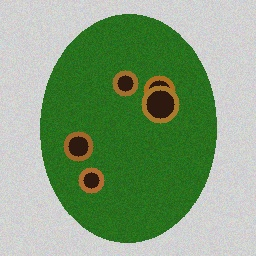
#> input picture data/subset/Potato___Early_blight/sample_001.jpg, 256 x 256 px; its folder holds only this picture in this run
$ python classify.py   (older library calls are emulated)
#> lines starting #> are read from the running program, lines starting #| are printed output that depends on the picture; after the words box and inside, x2 and y2 are one past the last pixel; in counts of white or black regions, pixels touching at a corner belong together
### src/preprocess.py
import cv2
import numpy as np

def load_and_preprocess_image(image_input, target_size=(256, 256), blur_kernel=(5, 5)):
    """
    Loads and preprocesses an input image (file path, array, or bytes).

    Args:
        image_input: str path, np.ndarray (BGR or RGB), or bytes.
        target_size: (width, height) tuple for resizing.
        blur_kernel: (width, height) Gaussian blur kernel.

    Returns:
        dict containing:
            'original_rgb': RGB image (uint8)
            'resized_rgb': Resized RGB image (256x256)
            'blurred_rgb': Gaussian blurred RGB image
            'gray': Grayscale image
            'hsv': HSV color space image
    """
    if isinstance(image_input, str):
        bgr = cv2.imread(image_input)
        if bgr is None:
            raise ValueError(f"Could not read image from path: {image_input}")
        rgb = cv2.cvtColor(bgr, cv2.COLOR_BGR2RGB)
    elif isinstance(image_input, bytes):
        nparr = np.frombuffer(image_input, np.uint8)
        bgr = cv2.imdecode(nparr, cv2.IMREAD_COLOR)
        if bgr is None:
            raise ValueError("Could not decode image bytes.")
        rgb = cv2.cvtColor(bgr, cv2.COLOR_BGR2RGB)
    elif isinstance(image_input, np.ndarray):
        if len(image_input.shape) == 2:
            rgb = cv2.cvtColor(image_input, cv2.COLOR_GRAY2RGB)
        elif image_input.shape[2] == 4:
            rgb = cv2.cvtColor(image_input, cv2.COLOR_RGBA2RGB)
        else:
            rgb = image_input.copy()
    else:
        raise TypeError("Unsupported image_input type.")

    # 1. Resize image to fixed size
    resized_rgb = cv2.resize(rgb, target_size, interpolation=cv2.INTER_AREA)

    # 2. Gaussian Blur for noise reduction
    blurred_rgb = cv2.GaussianBlur(resized_rgb, blur_kernel, 0)

    # 3. Color Space Conversions
    gray = cv2.cvtColor(blurred_rgb, cv2.COLOR_RGB2GRAY)
    hsv = cv2.cvtColor(blurred_rgb, cv2.COLOR_RGB2HSV)

    return {
        'original_rgb': rgb,
        'resized_rgb': resized_rgb,
        'blurred_rgb': blurred_rgb,
        'gray': gray,
        'hsv': hsv
    }

### src/segment.py
import cv2
import numpy as np

def isolate_leaf_otsu(rgb_img):
    """
    Isolates leaf from background using Otsu thresholding combined with Green-Difference index.

    Returns:
        leaf_mask: uint8 binary mask (255 for leaf, 0 for background)
    """
    gray = cv2.cvtColor(rgb_img, cv2.COLOR_RGB2GRAY)

    # Compute Excess Green index: 2G - R - B (highlights plant foliage)
    r = rgb_img[:, :, 0].astype(np.float32)
    g = rgb_img[:, :, 1].astype(np.float32)
    b = rgb_img[:, :, 2].astype(np.float32)
    exg = 2 * g - r - b
    exg_norm = cv2.normalize(exg, None, 0, 255, cv2.NORM_MINMAX).astype(np.uint8)

    # Apply Otsu's Thresholding on ExG & Grayscale
    _, otsu_exg = cv2.threshold(exg_norm, 0, 255, cv2.THRESH_BINARY + cv2.THRESH_OTSU)
    _, otsu_gray = cv2.threshold(gray, 0, 255, cv2.THRESH_BINARY_INV + cv2.THRESH_OTSU)

    # Combine masks
    combined = cv2.bitwise_or(otsu_exg, otsu_gray)

    # Morphological cleanup
    kernel = cv2.getStructuringElement(cv2.MORPH_ELLIPSE, (5, 5))
    leaf_mask = cv2.morphologyEx(combined, cv2.MORPH_CLOSE, kernel, iterations=2)
    leaf_mask = cv2.morphologyEx(leaf_mask, cv2.MORPH_OPEN, kernel, iterations=1)

    # Keep largest contour (the leaf)
    contours, _ = cv2.findContours(leaf_mask, cv2.RETR_EXTERNAL, cv2.CHAIN_APPROX_SIMPLE)
    if contours:
        largest = max(contours, key=cv2.contourArea)
        clean_mask = np.zeros_like(leaf_mask)
        cv2.drawContours(clean_mask, [largest], -1, 255, -1)
        return clean_mask

    return leaf_mask

def segment_diseased_region(rgb_img, hsv_img, leaf_mask, k=3):
    """
    Segments diseased spots from healthy leaf tissue using HSV color thresholding + K-means clustering.

    Returns:
        dict containing:
            'leaf_mask': binary mask of leaf
            'diseased_mask': binary mask of diseased spots
            'healthy_mask': binary mask of healthy leaf area
            'segmented_roi': diseased region extracted
            'highlighted_overlay': RGB image with diseased contours highlighted in red
    """
    if np.count_nonzero(leaf_mask) == 0:
        # Fallback if empty
        leaf_mask = np.full((rgb_img.shape[0], rgb_img.shape[1]), 255, dtype=np.uint8)

    # 1. Extract leaf pixels in HSV space
    hsv_pixels = hsv_img[leaf_mask > 0].astype(np.float32)

    if len(hsv_pixels) < k:
        diseased_mask = np.zeros_like(leaf_mask)
        healthy_mask = leaf_mask.copy()
    else:
        # Set OpenCV RNG seed for deterministic K-Means
        cv2.setRNGSeed(42)

        # K-Means clustering on HSV values of leaf pixels
        criteria = (cv2.TERM_CRITERIA_EPS + cv2.TERM_CRITERIA_MAX_ITER, 100, 0.2)
        flags = cv2.KMEANS_PP_CENTERS
        compactness, labels, centers = cv2.kmeans(hsv_pixels, k, None, criteria, 10, flags)

        # Reconstruct label map for the leaf
        cluster_map = np.zeros(leaf_mask.shape, dtype=np.uint8)
        cluster_map[leaf_mask > 0] = labels.flatten() + 1 # 1-indexed clusters

        # Determine which cluster is healthy green vs diseased (necrotic/yellow/brown/dark)
        # Healthy green hue range in OpenCV HSV is ~35 to 85
        cluster_health_scores = []
        for c in range(1, k + 1):
            c_hsv = centers[c - 1]
            hue = c_hsv[0]
            sat = c_hsv[1]
            val = c_hsv[2]

            # Distance from ideal healthy green hue (~50) and high saturation
            green_dist = abs(hue - 50)
            health_score = green_dist - (sat * 0.1) # lower green_dist = healthier
            cluster_health_scores.append((health_score, c))

        # Sort clusters by health score (healthiest green first, most diseased last)
        cluster_health_scores.sort()

        # Diseased clusters are the non-healthy clusters with lower hue / dark / yellow values
        diseased_mask = np.zeros_like(leaf_mask)
        for _, c in cluster_health_scores[1:]: # Take less healthy clusters
            diseased_mask[cluster_map == c] = 255

        # Also apply explicit HSV color thresholding for necrotic brown/yellow spots
        # Hue ranges: Brown/Yellow: 0-30 or 150-180
        h_channel = hsv_img[:, :, 0]
        s_channel = hsv_img[:, :, 1]
        v_channel = hsv_img[:, :, 2]

        necrotic_hsv = (
            ((h_channel <= 32) | (h_channel >= 150) | (s_channel <= 40) | (v_channel <= 70)) &
            (leaf_mask > 0)
        )
        diseased_mask[necrotic_hsv] = 255

    # Morphological cleanup on diseased mask
    kernel = cv2.getStructuringElement(cv2.MORPH_ELLIPSE, (3, 3))
    diseased_mask = cv2.morphologyEx(diseased_mask, cv2.MORPH_OPEN, kernel, iterations=1)
    diseased_mask = cv2.bitwise_and(diseased_mask, leaf_mask)

    # --- LESION VALIDITY CHECK ---
    # To prevent shadows/veins on perfectly healthy leaves from being universally
    # labeled as lesions, verify the candidate mask contains genuine necrotic color.
    # Necrotic: Brown/Yellow/Red (Hue <= 33 or Hue >= 150) with sufficient saturation & value.
    h_channel = hsv_img[:, :, 0]
    s_channel = hsv_img[:, :, 1]
    v_channel = hsv_img[:, :, 2]

    true_necrotic = (
        ((h_channel <= 33) | (h_channel >= 150)) &
        (s_channel > 25) &
        (v_channel > 25) &
        (diseased_mask > 0)
    )

    leaf_area = np.count_nonzero(leaf_mask)
    true_necrotic_area = np.count_nonzero(true_necrotic)

    # Require at least 0.5% of the leaf to be definitively necrotic, OR at least 50 absolute pixels
    if true_necrotic_area < (0.005 * leaf_area) and true_necrotic_area < 50:
        diseased_mask = np.zeros_like(leaf_mask)
    # -----------------------------

    healthy_mask = cv2.bitwise_and(leaf_mask, cv2.bitwise_not(diseased_mask))

    # Segmented ROI
    segmented_roi = cv2.bitwise_and(rgb_img, rgb_img, mask=diseased_mask)

    # Highlighted Overlay: draw bright red contours around diseased regions on RGB image
    highlighted_overlay = rgb_img.copy()
    contours, _ = cv2.findContours(diseased_mask, cv2.RETR_EXTERNAL, cv2.CHAIN_APPROX_SIMPLE)

    # Draw contours in vibrant red (RGB: 239, 68, 68) with semi-transparent fill
    cv2.drawContours(highlighted_overlay, contours, -1, (239, 68, 68), 2)

    # Add subtle tint on diseased area
    overlay_tint = highlighted_overlay.copy()
    overlay_tint[diseased_mask > 0] = (
        overlay_tint[diseased_mask > 0] * 0.7 + np.array([220, 38, 38]) * 0.3
    ).astype(np.uint8)

    highlighted_overlay = cv2.addWeighted(highlighted_overlay, 0.75, overlay_tint, 0.25, 0)

    return {
        'leaf_mask': leaf_mask,
        'diseased_mask': diseased_mask,
        'healthy_mask': healthy_mask,
        'segmented_roi': segmented_roi,
        'highlighted_overlay': highlighted_overlay
    }

### src/features.py
import cv2
import numpy as np
from skimage.feature import graycomatrix, graycoprops

def extract_color_features(hsv_image, mask):
    """
    Extracts mean and standard deviation of H, S, V channels in the masked region.
    """
    if mask is None or np.count_nonzero(mask) == 0:
        mask = np.ones((hsv_image.shape[0], hsv_image.shape[1]), dtype=np.uint8)

    pixels = hsv_image[mask > 0]

    mean_h = np.mean(pixels[:, 0]) if len(pixels) > 0 else 0.0
    std_h = np.std(pixels[:, 0]) if len(pixels) > 0 else 0.0

    mean_s = np.mean(pixels[:, 1]) if len(pixels) > 0 else 0.0
    std_s = np.std(pixels[:, 1]) if len(pixels) > 0 else 0.0

    mean_v = np.mean(pixels[:, 2]) if len(pixels) > 0 else 0.0
    std_v = np.std(pixels[:, 2]) if len(pixels) > 0 else 0.0

    return {
        'color_mean_h': mean_h,
        'color_std_h': std_h,
        'color_mean_s': mean_s,
        'color_std_s': std_s,
        'color_mean_v': mean_v,
        'color_std_v': std_v,
    }

def extract_glcm_features(gray_image, mask):
    """
    Extracts GLCM texture features, strictly removing background bias by using a background class.
    """
    if mask is None or np.count_nonzero(mask) == 0:
        return { 'glcm_contrast': 0.0, 'glcm_dissimilarity': 0.0, 'glcm_homogeneity': 0.0,
                 'glcm_energy': 0.0, 'glcm_correlation': 0.0, 'glcm_asm': 0.0 }

    # Get bounding box to reduce computation
    x, y, w, h = cv2.boundingRect(mask)
    crop_gray = gray_image[y:y+h, x:x+w]
    crop_mask = mask[y:y+h, x:x+w]

    # Quantize to 32 levels
    region_quantized = (crop_gray // 8).astype(np.uint8)
    # Assign background to a special 33rd bin (index 32)
    region_quantized[crop_mask == 0] = 32

    distances = [1, 3]
    angles = [0, np.pi/4, np.pi/2, 3*np.pi/4]

    # Compute unnormalized GLCM with 33 levels
    glcm_full = graycomatrix(
        region_quantized,
        distances=distances,
        angles=angles,
        levels=33,
        symmetric=True,
        normed=False
    )

    # Slice out the background bin (index 32)
    glcm = glcm_full[:32, :32, :, :]

    # Re-normalize
    glcm_sum = np.sum(glcm, axis=(0, 1), keepdims=True)
    glcm_sum[glcm_sum == 0] = 1 # Avoid division by zero
    glcm_normed = glcm / glcm_sum

    contrast = np.mean(graycoprops(glcm_normed, 'contrast'))
    dissimilarity = np.mean(graycoprops(glcm_normed, 'dissimilarity'))
    homogeneity = np.mean(graycoprops(glcm_normed, 'homogeneity'))
    energy = np.mean(graycoprops(glcm_normed, 'energy'))
    correlation = np.mean(graycoprops(glcm_normed, 'correlation'))
    asm = np.mean(graycoprops(glcm_normed, 'ASM'))

    return {
        'glcm_contrast': float(contrast),
        'glcm_dissimilarity': float(dissimilarity),
        'glcm_homogeneity': float(homogeneity),
        'glcm_energy': float(energy),
        'glcm_correlation': float(correlation),
        'glcm_asm': float(asm)
    }

def extract_shape_features(mask, prefix='shape_'):
    """
    Extracts geometric contour shape features.
    Prefix allows separation of leaf vs lesion features.
    """
    if mask is None or np.count_nonzero(mask) == 0:
        return {
            f'{prefix}area': 0.0,
            f'{prefix}perimeter': 0.0,
            f'{prefix}eccentricity': 0.0,
            f'{prefix}extent': 0.0,
            f'{prefix}solidity': 0.0,
            f'{prefix}compactness': 0.0
        }

    contours, _ = cv2.findContours(mask, cv2.RETR_EXTERNAL, cv2.CHAIN_APPROX_SIMPLE)

    if not contours:
        return {
            f'{prefix}area': 0.0,
            f'{prefix}perimeter': 0.0,
            f'{prefix}eccentricity': 0.0,
            f'{prefix}extent': 0.0,
            f'{prefix}solidity': 0.0,
            f'{prefix}compactness': 0.0
        }

    total_area = sum(cv2.contourArea(c) for c in contours)
    total_perimeter = sum(cv2.arcLength(c, True) for c in contours)

    largest_contour = max(contours, key=cv2.contourArea)
    area = cv2.contourArea(largest_contour)
    perimeter = cv2.arcLength(largest_contour, True)

    x, y, w, h = cv2.boundingRect(largest_contour)
    rect_area = w * h
    extent = area / float(rect_area) if rect_area > 0 else 0.0

    hull = cv2.convexHull(largest_contour)
    hull_area = cv2.contourArea(hull)
    solidity = area / float(hull_area) if hull_area > 0 else 0.0

    compactness = (4.0 * np.pi * area) / (perimeter ** 2) if perimeter > 0 else 0.0

    eccentricity = 0.0
    if len(largest_contour) >= 5:
        try:
            (cx, cy), (ma, MA), angle = cv2.fitEllipse(largest_contour)
            a = MA / 2.0
            b = ma / 2.0
            if a > 0 and a >= b:
                eccentricity = np.sqrt(1 - (b / a)**2)
        except Exception:
            eccentricity = 0.0

    return {
        f'{prefix}area': float(total_area),
        f'{prefix}perimeter': float(total_perimeter),
        f'{prefix}eccentricity': float(eccentricity),
        f'{prefix}extent': float(extent),
        f'{prefix}solidity': float(solidity),
        f'{prefix}compactness': float(compactness)
    }

def extract_all_features(rgb_image, hsv_image, gray_image, diseased_mask, leaf_mask):
    """
    Combines color, texture, and distinct leaf/lesion shape features.
    """
    # Color and Texture should only measure the diseased region if it exists
    color_mask = diseased_mask if np.count_nonzero(diseased_mask) > 0 else leaf_mask
    texture_mask = diseased_mask if np.count_nonzero(diseased_mask) > 0 else leaf_mask

    color_feats = extract_color_features(hsv_image, color_mask)
    glcm_feats = extract_glcm_features(gray_image, texture_mask)

    # SEPARATE Shape Features to prevent leakage!
    leaf_shape_feats = extract_shape_features(leaf_mask, prefix='leaf_')
    lesion_shape_feats = extract_shape_features(diseased_mask, prefix='lesion_')

    all_feats = {}
    all_feats.update(color_feats)
    all_feats.update(glcm_feats)
    all_feats.update(leaf_shape_feats)
    all_feats.update(lesion_shape_feats)

    feature_names = sorted(all_feats.keys())
    feature_vector = np.array([all_feats[k] for k in feature_names], dtype=np.float32)

    return all_feats, feature_vector, feature_names

### src/classify.py
import os
import glob
from pathlib import Path
import numpy as np
import matplotlib.pyplot as plt
import seaborn as sns
import joblib

from sklearn.model_selection import train_test_split
from sklearn.preprocessing import StandardScaler, LabelEncoder
from sklearn.svm import SVC
from sklearn.ensemble import RandomForestClassifier
from sklearn.metrics import (
    classification_report, accuracy_score, precision_score,
    recall_score, f1_score, confusion_matrix
)

from preprocess import load_and_preprocess_image
from segment import isolate_leaf_otsu, segment_diseased_region
from features import extract_all_features

PROJECT_ROOT = Path(__file__).resolve().parent.parent
DATA_SUBSET_DIR = PROJECT_ROOT / "data" / "subset"
RESULTS_DIR = PROJECT_ROOT / "results"

def build_dataset(data_dir=DATA_SUBSET_DIR):
    """
    Iterates through image directories in data_dir, extracts feature vectors and labels.
    """
    X = []
    y = []
    image_paths = []

    classes = [d.name for d in data_dir.iterdir() if d.is_dir()]
    print(f"Found {len(classes)} classes in dataset: {classes}")

    total_physical = 0
    total_extracted = 0

    for cls in classes:
        cls_dir = data_dir / cls
        # Use set to avoid duplicates on case-insensitive systems
        files_set = set(cls_dir.glob("*.jpg")).union(set(cls_dir.glob("*.png"))).union(set(cls_dir.glob("*.JPG"))).union(set(cls_dir.glob("*.JPEG"))).union(set(cls_dir.glob("*.jpeg")))
        files = list(files_set)

        print(f"Processing class '{cls}': {len(files)} images...")
        total_physical += len(files)

        for idx, img_path in enumerate(files):
            try:
                prep = load_and_preprocess_image(str(img_path))
#> in load_and_preprocess_image, bgr is the input picture: shape (256, 256, 3); mean B, G, R 122.3, 160.5, 130.7
#> in load_and_preprocess_image, `gray = cv2.cvtColor(blurred_rgb, cv2.COLOR_RGB2GRAY)`:
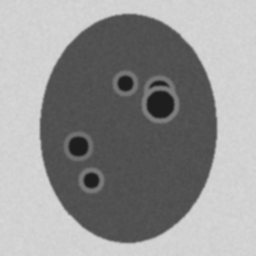
#> gray: shape (256, 256); min 29, max 216, mean 147.2
                leaf_mask = isolate_leaf_otsu(prep['blurred_rgb'])
                seg = segment_diseased_region(prep['blurred_rgb'], prep['hsv'], leaf_mask)
                _, f_vec, f_names = extract_all_features(
                    prep['blurred_rgb'], prep['hsv'], prep['gray'],
                    seg['diseased_mask'], seg['leaf_mask']
                )

                X.append(f_vec)
                y.append(cls)
                image_paths.append(str(img_path))
                total_extracted += 1
            except Exception as e:
                print(f"  [!] Failed to process {img_path.name}: {e}")

    print(f"\nPhysical image files found: {total_physical}")
    print(f"Samples passed to feature extraction: {total_extracted}")

    # Ensure no duplicates in final path list
    assert len(image_paths) == len(set(image_paths)), "Duplicate paths found in final list!"

    return np.array(X), np.array(y), feature_names_list if 'feature_names_list' in locals() else f_names, image_paths

def train_and_evaluate(data_dir=DATA_SUBSET_DIR):
    RESULTS_DIR.mkdir(parents=True, exist_ok=True)

    print("\n--- 1. Building Feature Matrix ---")
    X, y, f_names, paths = build_dataset(data_dir)
#> in build_dataset, `prep = load_and_preprocess_image(str(img_path))`: prep = 5 items
#> in isolate_leaf_otsu, `exg = 2 * g - r - b`:
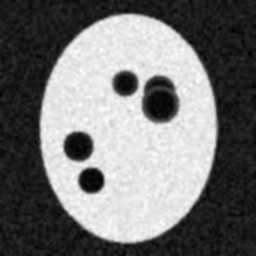
#> exg: shape (256, 256) float32; min -20, max 173, mean 68.1; drawn with min black and max white
#> in isolate_leaf_otsu, `_, otsu_exg = cv2.threshold(exg_norm, 0, 255, cv2.THRESH_BINARY + cv2...`:
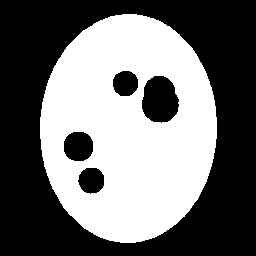
#> otsu_exg: shape (256, 256); 43.8% white; 1 white region, box (x1, y1, x2, y2) and area: (40, 14, 217, 243) 28692
#> in isolate_leaf_otsu, `contours, _ = cv2.findContours(leaf_mask, cv2.RETR_EXTERNAL, cv2.CHAIN..`: contours = 1 contour; box (x1, y1, x2, y2) and area: (40, 14, 217, 243) 31516
#> in isolate_leaf_otsu, `largest = max(contours, key=cv2.contourArea)`: largest = contour of 288 points, box (x1, y1, x2, y2) (40, 14, 217, 243), area 31516
#> in segment_diseased_region, `compactness, labels, centers = cv2.kmeans(hsv_pixels, k, None, criteri..`: compactness = 7327777.1; centers = [[55.76, 187.5, 112.3], [10.71, 177, 54.44], [32.38, 152.2, 143.1]]
#> in segment_diseased_region, `cluster_map[leaf_mask > 0] = labels.flatten() + 1`:
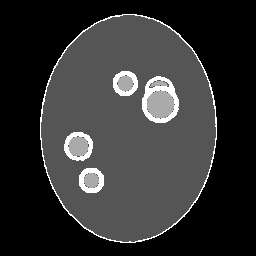
#> cluster_map: shape (256, 256); min 0, max 3, mean 0.584; drawn with min black and max white
#> the loop in segment_diseased_region, `for c in range(1, k + 1):` made 3 passes
#> (hue, sat, val, green_dist, health_score) on passes 1 to 3: (55.76, 187.5, 112.3, 5.76, -12.99), (10.71, 177, 54.44, 39.29, 21.59), (32.38, 152.2, 143.1, 17.62, 2.4)
#> after the loop in segment_diseased_region, `for c in range(1, k + 1):`: cluster_health_scores = [(-12.99, 1), (21.59, 2), (2.4, 3)]
#> the loop in segment_diseased_region, `for _, c in cluster_health_scores[1:]:` made 2 passes
#> c on passes 1 to 2: 3, 2
#> in segment_diseased_region, `h_channel = hsv_img[:, :, 0]`:
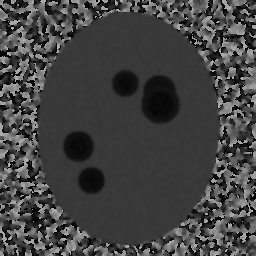
#> h_channel: shape (256, 256); min 0, max 177, mean 66.3
#> in segment_diseased_region, `diseased_mask[necrotic_hsv] = 255`:
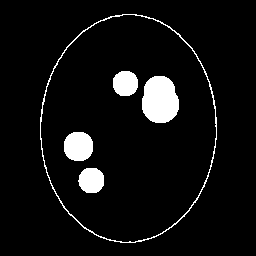
#> diseased_mask: shape (256, 256); 6.2% white; 5 white regions, box (x1, y1, x2, y2) and area: (142, 76, 179, 123) 1405, (40, 14, 217, 243) 911, (64, 132, 93, 161) 704, (78, 168, 104, 193) 530, (113, 71, 138, 96) 518
#> in segment_diseased_region, `leaf_area = np.count_nonzero(leaf_mask)`: leaf_area = 31806
#> in segment_diseased_region, `true_necrotic_area = np.count_nonzero(true_necrotic)`: true_necrotic_area = 3153
#> in segment_diseased_region, `segmented_roi = cv2.bitwise_and(rgb_img, rgb_img, mask=diseased_mask)`:
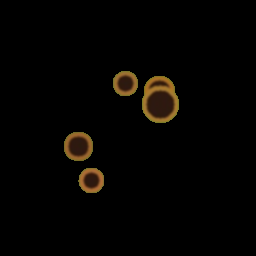
#> segmented_roi: shape (256, 256, 3); mean R, G, B 5.1, 3.6, 1.5
#> in segment_diseased_region, `contours, _ = cv2.findContours(diseased_mask, cv2.RETR_EXTERNAL, cv2.C..`: contours = 4 contours; box (x1, y1, x2, y2) and area: (142, 76, 179, 123) 1343, (64, 132, 93, 161) 661, (78, 168, 104, 193) 493, (113, 71, 138, 96) 481
#> (the rest of the program and of its run is left out)
